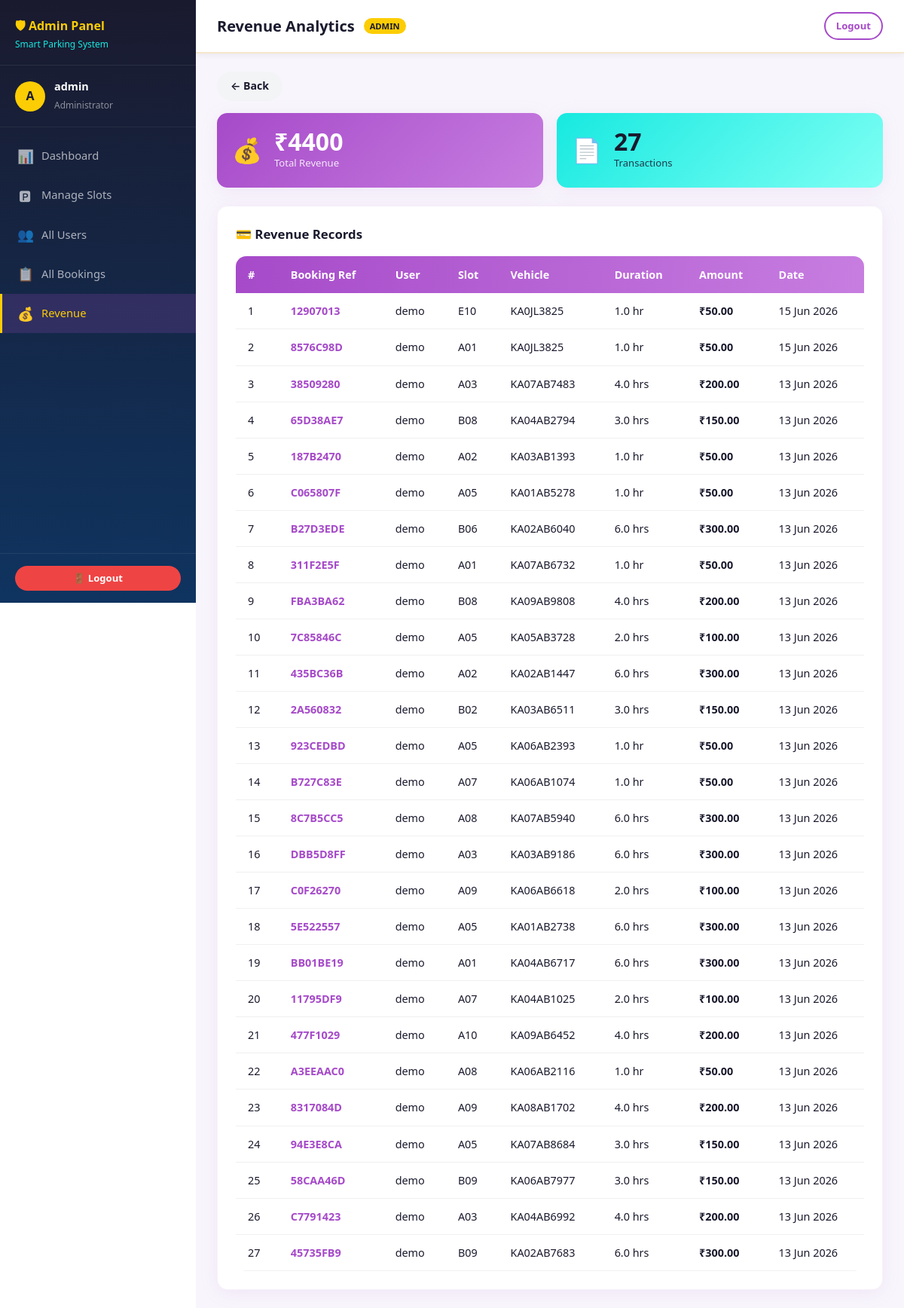
The page /adminpanel/revenue/ (signed in) on the database its author committed.
### backend/booking/models.py (models this page shows, shortened)
class Revenue(models.Model):
    booking = models.OneToOneField(Booking, on_delete=models.CASCADE, related_name='revenue')
    amount = models.DecimalField(max_digits=10, decimal_places=2)
    date = models.DateField(auto_now_add=True)
    created_at = models.DateTimeField(auto_now_add=True)

class Booking(models.Model):
    STATUS_CHOICES = [
        ('active', 'Active'),
        ('completed', 'Completed'),
        ('cancelled', 'Cancelled'),
    ]
    booking_ref = models.CharField(max_length=12, unique=True, editable=False)
    user = models.ForeignKey(User, on_delete=models.CASCADE, related_name='bookings')
    slot = models.ForeignKey(ParkingSlot, on_delete=models.CASCADE, related_name='bookings')
    name = models.CharField(max_length=100, default='')
    vehicle_number = models.CharField(max_length=20)
    booking_date = models.DateField(default=timezone.now)
    start_time = models.TimeField(default='09:00')
    duration_hours = models.FloatField(default=1.0)
    status = models.CharField(max_length=20, choices=STATUS_CHOICES, default='active')
    booked_at = models.DateTimeField(auto_now_add=True)
    expires_at = models.DateTimeField(null=True, blank=True)
    cancelled_at = models.DateTimeField(null=True, blank=True)
    amount = models.DecimalField(max_digits=10, decimal_places=2, default=0)
    notes = models.TextField(blank=True)
    class Meta:
        ordering = ['-booked_at']

class ParkingSlot(models.Model):
    STATUS_CHOICES = [
        ('available', 'Available'),
        ('occupied', 'Occupied'),
        ('reserved', 'Reserved'),
    ]
    slot_number = models.CharField(max_length=10, unique=True)
    row = models.CharField(max_length=5, default='A')
    position = models.IntegerField(default=1)
    status = models.CharField(max_length=20, choices=STATUS_CHOICES, default='available')
    floor = models.IntegerField(default=1)
    grid_x = models.IntegerField(default=0)
    grid_y = models.IntegerField(default=0)
    updated_at = models.DateTimeField(auto_now=True)
    class Meta:
        ordering = ['row', 'position']

### backend/adminpanel/views.py (the view)
    def wrapper(request, *args, **kwargs):
        if not request.user.is_authenticated:
            return redirect('admin_login')
        try:
            if not (request.user.profile.is_admin or request.user.is_superuser):
                messages.error(request, 'Admin access required.')
                return redirect('dashboard:index')
        except Exception:
            messages.error(request, 'Admin access required.')
            return redirect('dashboard:index')
        return func(request, *args, **kwargs)

### backend/adminpanel/views.py (called while the page is built)
def admin_required(func):
    def wrapper(request, *args, **kwargs):
        if not request.user.is_authenticated:
            return redirect('admin_login')
        try:
            if not (request.user.profile.is_admin or request.user.is_superuser):
                messages.error(request, 'Admin access required.')
                return redirect('dashboard:index')
        except Exception:
            messages.error(request, 'Admin access required.')
            return redirect('dashboard:index')
        return func(request, *args, **kwargs)
    wrapper.__name__ = func.__name__
    return wrapper

@admin_required
def revenue_view(request):
    revenues = Revenue.objects.select_related('booking__user', 'booking__slot').all().order_by('-created_at')
    total = revenues.aggregate(t=Sum('amount'))['t'] or 0
    return render(request, 'adminpanel/revenue.html', {'revenues': revenues, 'total': total})

### backend/authentication/models.py (called while the page is built)
    @property
    def is_admin(self):
        return self.role == 'admin'

### frontend/templates/adminpanel/revenue.html (shortened to what this page needs)
{% extends 'adminpanel/base_admin.html' %}
{% block page_title %}Revenue Analytics{% endblock %}
{% block anav_revenue %}active{% endblock %}
{% block content %}
<div style="margin-bottom:16px;"><a href="{% url 'adminpanel:dashboard' %}" class="btn-back">&#x2190; Back</a></div>
<div class="stat-grid" style="margin-bottom:24px;">
  <div class="stat-card purple">
    <div class="stat-icon">&#x1F4B0;</div>
    <div><div class="stat-value">&#x20B9;{{ total|floatformat:0 }}</div><div class="stat-label">Total Revenue</div></div>
  </div>
  <div class="stat-card teal">
    <div class="stat-icon">&#x1F4C4;</div>
    <div><div class="stat-value">{{ revenues.count }}</div><div class="stat-label">Transactions</div></div>
  </div>
</div>
<div class="card">
  <div class="card-title" style="margin-bottom:16px;">&#x1F4B3; Revenue Records</div>
  <div class="table-wrapper">
    <table>
      <thead><tr><th>#</th><th>Booking Ref</th><th>User</th><th>Slot</th><th>Vehicle</th><th>Duration</th><th>Amount</th><th>Date</th></tr></thead>
      <tbody>
      {% for r in revenues %}
      <tr>
        <td>{{ forloop.counter }}</td>
        <td><strong style="color:#A64AC9;">{{ r.booking.booking_ref }}</strong></td>
        <td>{{ r.booking.user.username }}</td>
        <td>{{ r.booking.slot.slot_number }}</td>
        <td>{{ r.booking.vehicle_number }}</td>
        <td>{{ r.booking.duration_hours }} hr{% if r.booking.duration_hours != 1 %}s{% endif %}</td>
        <td><strong>&#x20B9;{{ r.amount }}</strong></td>
        <td>{{ r.date|date:"d M Y" }}</td>
      </tr>
      {% endfor %}
      </tbody>
    </table>
  </div>
</div>
{% endblock %}

### frontend/templates/adminpanel/base_admin.html (shortened to what this page needs)
{% load static %}
<!DOCTYPE html>
<html lang="en">
<head>
  <link rel="stylesheet" href="{% static 'css/style.css' %}"/>
</head>
<body>
<div class="app-layout">
  <aside class="sidebar" id="sidebar">
    <div class="sidebar-logo">
      <h1>&#x1F6E1; Admin Panel</h1>
      <span style="color:#17E9E0;">Smart Parking System</span>
    </div>
    <div class="sidebar-user">
      <div class="sidebar-avatar" style="background:#FCCD04;color:#1a1a2e;">{{ request.user.username|first|upper }}</div>
      <div class="sidebar-user-info">
        <strong style="color:white;">{{ request.user.username }}</strong>
        <small style="color:rgba(255,255,255,.5);">Administrator</small>
      </div>
    </div>
    <nav class="sidebar-nav">
      <a href="{% url 'adminpanel:dashboard' %}" class="nav-item {% block anav_dash %}{% endblock %}">
        <span class="nav-icon">&#x1F4CA;</span> Dashboard
      </a>
      <a href="{% url 'adminpanel:slots' %}" class="nav-item {% block anav_slots %}{% endblock %}">
        <span class="nav-icon">&#x1F17F;</span> Manage Slots
      </a>
      <a href="{% url 'adminpanel:users' %}" class="nav-item {% block anav_users %}{% endblock %}">
        <span class="nav-icon">&#x1F465;</span> All Users
      </a>
      <a href="{% url 'adminpanel:bookings' %}" class="nav-item {% block anav_bookings %}{% endblock %}">
        <span class="nav-icon">&#x1F4CB;</span> All Bookings
      </a>
      <a href="{% url 'adminpanel:revenue' %}" class="nav-item {% block anav_revenue %}{% endblock %}">
        <span class="nav-icon">&#x1F4B0;</span> Revenue
      </a>
    </nav>
    <div class="sidebar-footer">
      <a href="{% url 'logout' %}" class="btn btn-danger btn-sm" style="width:100%;justify-content:center;">&#x1F6AA; Logout</a>
    </div>
  </aside>
  <main class="main-content">
    <div class="topbar">
      <div style="display:flex;align-items:center;gap:12px;">
        <h2>{% block page_title %}Admin{% endblock %}</h2>
        <span class="admin-badge">ADMIN</span>
      </div>
      <div class="topbar-actions">
        <a href="{% url 'logout' %}" class="btn btn-outline btn-sm">Logout</a>
      </div>
    </div>
    <div class="page-body">
      {% block content %}{% endblock %}
    </div>
  </main>
</div>
</body>
</html>

### frontend/templates/adminpanel/base_admin.html (style rules this page uses)
:root { --sidebar-w:260px; }
.sidebar { background:linear-gradient(180deg,#1a1a2e 0%,#0f3460 100%)!important; }
.sidebar-logo h1 { color:#FCCD04!important; }
.nav-item.active { color:#FCCD04!important;border-left-color:#FCCD04!important; }
.admin-badge { background:#FCCD04;color:#1a1a2e;font-size:0.7rem;font-weight:700;padding:2px 8px;border-radius:50px;margin-left:auto; }

### rows shown on the page
Revenue: booking.booking_ref "12907013", booking.user.username "demo", booking.slot.slot_number "E10", booking.vehicle_number "KA0JL3825", booking.duration_hours "1.0", amount "50.00", date "15 Jun 2026"
Revenue: booking.booking_ref "8576C98D", booking.user.username "demo", booking.slot.slot_number "A01", booking.vehicle_number "KA0JL3825", booking.duration_hours "1.0", amount "50.00", date "15 Jun 2026"
Revenue: booking.booking_ref "38509280", booking.user.username "demo", booking.slot.slot_number "A03", booking.vehicle_number "KA07AB7483", booking.duration_hours "4.0", amount "200.00", date "13 Jun 2026"
Revenue: booking.booking_ref "65D38AE7", booking.user.username "demo", booking.slot.slot_number "B08", booking.vehicle_number "KA04AB2794", booking.duration_hours "3.0", amount "150.00", date "13 Jun 2026"
Revenue: booking.booking_ref "187B2470", booking.user.username "demo", booking.slot.slot_number "A02", booking.vehicle_number "KA03AB1393", booking.duration_hours "1.0", amount "50.00", date "13 Jun 2026"
Revenue: booking.booking_ref "C065807F", booking.user.username "demo", booking.slot.slot_number "A05", booking.vehicle_number "KA01AB5278", booking.duration_hours "1.0", amount "50.00", date "13 Jun 2026"
Revenue: booking.booking_ref "B27D3EDE", booking.user.username "demo", booking.slot.slot_number "B06", booking.vehicle_number "KA02AB6040", booking.duration_hours "6.0", amount "300.00", date "13 Jun 2026"
Revenue: booking.booking_ref "311F2E5F", booking.user.username "demo", booking.slot.slot_number "A01", booking.vehicle_number "KA07AB6732", booking.duration_hours "1.0", amount "50.00", date "13 Jun 2026"
Revenue: booking.booking_ref "FBA3BA62", booking.user.username "demo", booking.slot.slot_number "B08", booking.vehicle_number "KA09AB9808", booking.duration_hours "4.0", amount "200.00", date "13 Jun 2026"
Revenue: booking.booking_ref "7C85846C", booking.user.username "demo", booking.slot.slot_number "A05", booking.vehicle_number "KA05AB3728", booking.duration_hours "2.0", amount "100.00", date "13 Jun 2026"
Revenue: booking.booking_ref "435BC36B", booking.user.username "demo", booking.slot.slot_number "A02", booking.vehicle_number "KA02AB1447", booking.duration_hours "6.0", amount "300.00", date "13 Jun 2026"
Revenue: booking.booking_ref "2A560832", booking.user.username "demo", booking.slot.slot_number "B02", booking.vehicle_number "KA03AB6511", booking.duration_hours "3.0", amount "150.00", date "13 Jun 2026"
Revenue: booking.booking_ref "923CEDBD", booking.user.username "demo", booking.slot.slot_number "A05", booking.vehicle_number "KA06AB2393", booking.duration_hours "1.0", amount "50.00", date "13 Jun 2026"
Revenue: booking.booking_ref "B727C83E", booking.user.username "demo", booking.slot.slot_number "A07", booking.vehicle_number "KA06AB1074", booking.duration_hours "1.0", amount "50.00", date "13 Jun 2026"
Revenue: booking.booking_ref "8C7B5CC5", booking.user.username "demo", booking.slot.slot_number "A08", booking.vehicle_number "KA07AB5940", booking.duration_hours "6.0", amount "300.00", date "13 Jun 2026"
Revenue: booking.booking_ref "DBB5D8FF", booking.user.username "demo", booking.slot.slot_number "A03", booking.vehicle_number "KA03AB9186", booking.duration_hours "6.0", amount "300.00", date "13 Jun 2026"
Revenue: booking.booking_ref "C0F26270", booking.user.username "demo", booking.slot.slot_number "A09", booking.vehicle_number "KA06AB6618", booking.duration_hours "2.0", amount "100.00", date "13 Jun 2026"
Revenue: booking.booking_ref "5E522557", booking.user.username "demo", booking.slot.slot_number "A05", booking.vehicle_number "KA01AB2738", booking.duration_hours "6.0", amount "300.00", date "13 Jun 2026"
Revenue: booking.booking_ref "BB01BE19", booking.user.username "demo", booking.slot.slot_number "A01", booking.vehicle_number "KA04AB6717", booking.duration_hours "6.0", amount "300.00", date "13 Jun 2026"
Revenue: booking.booking_ref "11795DF9", booking.user.username "demo", booking.slot.slot_number "A07", booking.vehicle_number "KA04AB1025", booking.duration_hours "2.0", amount "100.00", date "13 Jun 2026"
Revenue: booking.booking_ref "477F1029", booking.user.username "demo", booking.slot.slot_number "A10", booking.vehicle_number "KA09AB6452", booking.duration_hours "4.0", amount "200.00", date "13 Jun 2026"
Revenue: booking.booking_ref "A3EEAAC0", booking.user.username "demo", booking.slot.slot_number "A08", booking.vehicle_number "KA06AB2116", booking.duration_hours "1.0", amount "50.00", date "13 Jun 2026"
Revenue: booking.booking_ref "8317084D", booking.user.username "demo", booking.slot.slot_number "A09", booking.vehicle_number "KA08AB1702", booking.duration_hours "4.0", amount "200.00", date "13 Jun 2026"
Revenue: booking.booking_ref "94E3E8CA", booking.user.username "demo", booking.slot.slot_number "A05", booking.vehicle_number "KA07AB8684", booking.duration_hours "3.0", amount "150.00", date "13 Jun 2026"
Revenue: booking.booking_ref "58CAA46D", booking.user.username "demo", booking.slot.slot_number "B09", booking.vehicle_number "KA06AB7977", booking.duration_hours "3.0", amount "150.00", date "13 Jun 2026"
Revenue: booking.booking_ref "C7791423", booking.user.username "demo", booking.slot.slot_number "A03", booking.vehicle_number "KA04AB6992", booking.duration_hours "4.0", amount "200.00", date "13 Jun 2026"
Revenue: booking.booking_ref "45735FB9", booking.user.username "demo", booking.slot.slot_number "B09", booking.vehicle_number "KA02AB7683", booking.duration_hours "6.0", amount "300.00", date "13 Jun 2026"

### other values the page prints
{{ request.user.username|first|upper }} "A"
{{ request.user.username }} "admin"
{{ total|floatformat:0 }} "4400"
{{ revenues.count }} "27"
